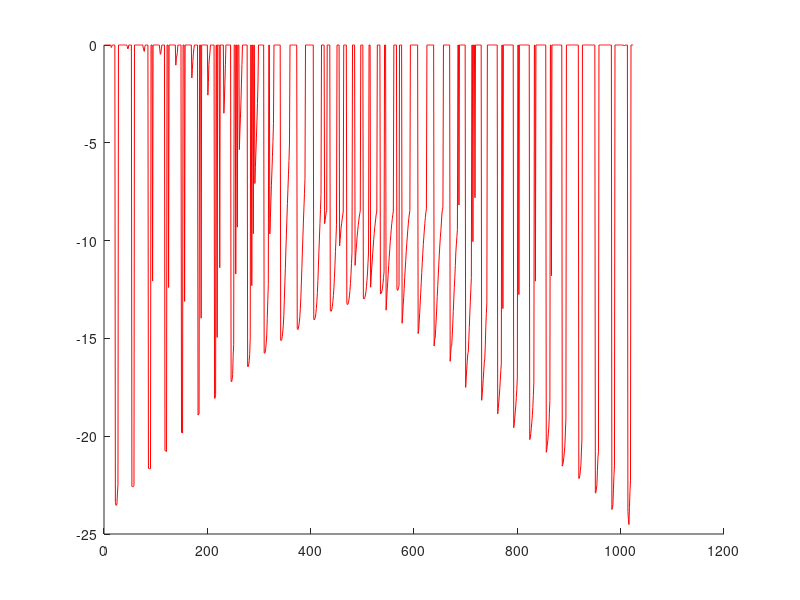

This chart was generated by the following MATLAB code: (Note: this script raises an error after producing the figure.)
close all
clear all
clc

load("Sl.mat")
load("Qp.mat")
load("DQ.mat")

%%
Q_DQ = (Q1_DQ + Q2_DQ) / 2;

v = size(Q_DQ);
S = v(1);
A = v(2);

v_DQ = zeros(S,1);
v_Qp = zeros(S,1);
v_Sl = zeros(S,1);

% compute value functions
for s = 1:S
    v_DQ(s) = max(Q_DQ(s,:));
    v_Qp(s) = max(Q_Qp(s,:));
    v_Sl(s) = max(Q_Sl(s,:));
end

%%
% plot value functions
figure()
plot(v_DQ,'-r',LineWidth=2,DisplayName='v_{DQ}')
hold on
plot(v_Qp,'-b',DisplayName='v_{dQ+}')
plot(v_DQ,'-g',DisplayName='v_{S\lambda}')
grid on
legend

%% Plot rewards

figure()

subplot(3,1,1)
plot(tR_DQ(10:100),'-r')
hold on
grid on
%plot(movmean(tR_DQ,10),'-r',LineWidth=2)
title('Rewards DQ',Interpreter='latex')

subplot(3,1,2)
plot(tR_Qp(10:100),'b')
hold on
grid on
%plot(movmean(tR_Qp,10),'-b',LineWidth=2)
title('Rewards dQ+',Interpreter='latex')

subplot(3,1,3)
plot(tR_Sl(10:100),'g')
hold on
grid on
%plot(movmean(tR_Sl,10),'-g',LineWidth=2)
title('Rewards S$\lambda$',Interpreter='latex')
